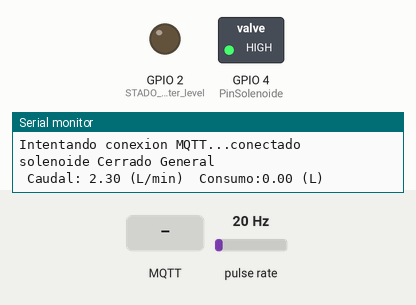
This sketch was run on a simulated ESP32. On the bench: switched loads named in the sketch (green lamp = pin HIGH), output pins drawn as LEDs (lit = HIGH), the last lines printed to the serial monitor. Wiring (inferred from the names in the program): pulse sensor: data GPIO 18. The inputs (shaded band) are chosen by the test bench; at power-on: pulse rate 20 Hz. WiFi joins after 1.5 s; servers stay silent unless stated; random numbers use the default seed unless the sketch sets one; no MQTT or app messages arrive unless stated.

Above: at 3.7 s.
3.8 s: MQTT message "5" arrives on the first subscribed topic
At 4.9 s:
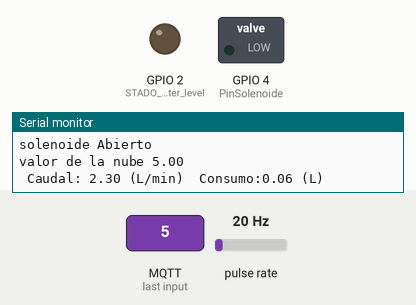
6.0 s: MQTT message "0" arrives on the first subscribed topic
At 8.7 s:
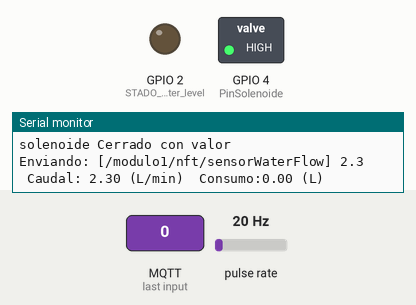
9.0 s: MQTT message "1" arrives on the first subscribed topic
At 11.1 s:
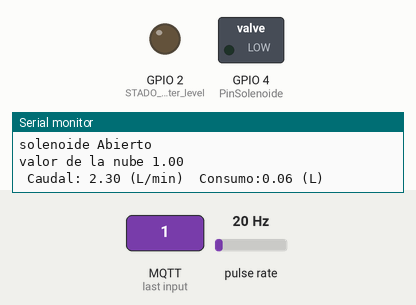
12.0 s: pulse rate (sensor on GPIO 18) set to 149 Hz
15.5 s: pulse rate (sensor on GPIO 18) set to 154 Hz
Timing chart, 0 to 18.5 s (numbered marks = the images above; inputs shaded):
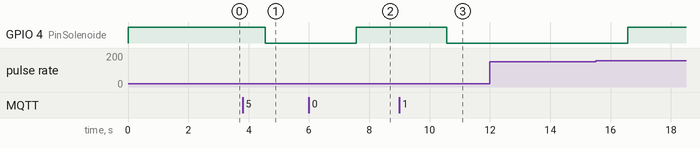

Measured:
- after the input at 3.8 s, GPIO 4 (PinSolenoide): HIGH → LOW after 0.76 s
- after the input at 6.0 s, GPIO 4 (PinSolenoide): LOW → HIGH after 1.6 s
- after the input at 9.0 s, GPIO 4 (PinSolenoide): HIGH → LOW after 1.6 s

The sketch:

modulo3_esp32.ino
```cpp
// MOdulo 3
//envio de cantidad de agua
//distancia de nivel de agua
// pin 2 state led water level

#include <WiFi.h>
#include <PubSubClient.h>

int contconexion = 0;

const char *ssid = "WLAN_LUZ";
const char *password = "Churucutitobb260520$";

char   SERVER[50]   = "192.168.10.14";
int    SERVERPORT   =  1883;

String USERNAME = "modulo1";

const char* usernameMqtt = "yon";
char   PASSWORD[50] = "mujer";  //mqtt mosquito en rpi

char PLACA[50];

//---------Distancia-----------------
const int PinTrig = 27;
const int PinEcho = 26;
const float VelSon = 34000.0; // Constante velocidad sonido en cm/s
float distancia;
//-------------------------------

char valueStr[15];  // flujo de agua
String strtemp = ""; // flujo de agua
String strrotoplas = ""; // Distancia

char ESTADOWATERLEVEL[50];

char CONSUMOAGUA[50];
char FLUJODEAGUA[50];
char SALIDAROTOPLAS[50]; // Distancia


float valorVolumenAgua = -1;
String valorWaterLevel = "OFF"; //Global state
//-----------Inicia Agua---------
int tecla;
int PinSolenoide = 4;  // solenoide  PIN
const int sensorPin = 18;    // sensor  PIN
const int measureInterval = 500; //2500 /1000
volatile int pulseConter;

// YF-S201
const float factorK = 8.7;

float volume = 0;
long t0 = 0;
//-------------------Fin Agua-----------------------
//------------------------------------
WiFiClient espClient;
PubSubClient client(espClient);

//------------------------CALLBACK-----------------------------
void callback(char* topic, byte* payload, unsigned int length) {

  char PAYLOAD[5] = "    ";

  Serial.print("Mensaje Recibido: [");
  Serial.print(topic);
  Serial.print("] ");
  for (int i = 0; i < length; i++) {
    PAYLOAD[i] = (char)payload[i];
  }
  Serial.println(PAYLOAD);

 // recepcion de codigo de nube
  if (String(topic) ==  String(CONSUMOAGUA)) {
      valorVolumenAgua = String(PAYLOAD).toFloat();
  }

  if (String(topic) ==  String(ESTADOWATERLEVEL)) {
    if (payload[1] == 'N'){
        digitalWrite(2, HIGH);      //  - GPIO 19
        valorWaterLevel = "ON"; // N  - F
      Serial.println(valorWaterLevel);
    }
    if (payload[1] == 'F'){
      digitalWrite(2, LOW);       //  - GPIO 19
      valorWaterLevel = "OFF"; // N  - F
      Serial.println(valorWaterLevel);
    }
  }
}

//------------------------RECONNECT-----------------------------
void reconnect() {
  uint8_t retries = 3;
  // Loop hasta que estamos conectados
  while (!client.connected()) {
    Serial.print("Intentando conexion MQTT...");
    // Crea un ID de cliente al azar
    String clientId = "ESP32Client-";
    clientId += String(random(0xffff), HEX);
    // Attempt to connect
    USERNAME.toCharArray(PLACA, 50);

    if (client.connect("", usernameMqtt, PASSWORD)) {

      Serial.println("conectado");

      client.subscribe(CONSUMOAGUA);  // valor analogico ingresado
      client.subscribe(ESTADOWATERLEVEL);

    } else {
      Serial.print("fallo, rc=");
      Serial.print(client.state());
      Serial.println(" intenta nuevamente en 5 segundos");
      // espera 5 segundos antes de reintentar
      delay(5000);
    }
    retries--;
    if (retries == 0) {
      // esperar a que el WDT lo reinicie
      while (1);
    }
  }
}


//-------------------------Inicio agua----------
void ISRCountPulse()
{
   pulseConter++;
}

float GetFrequency()
{
   pulseConter = 0;
   interrupts();
   delay(measureInterval);
   noInterrupts();
   return (float)pulseConter * 1000 / measureInterval;
}

void SumVolume(float dV)
{
   volume += dV / 60 * (millis() - t0) / 1000.0;
   t0 = millis();
}
//-------------------fin agua--------------------
//------------------------SETUP-----------------------------
void setup() {

  pinMode(2, OUTPUT);   //  STADO Nft water level.
  digitalWrite(2, LOW);

  //----------------agua--------------------------
 pinMode(PinSolenoide, OUTPUT);  // pin de rele para solenoide
    digitalWrite(PinSolenoide, HIGH);  // inicializamos el rele para solenoide en low-> cerrado

  //---------------------------------------------------------

  // Inicia Serial
  Serial.begin(115200);
  Serial.println("");

  //-----------------Distancia-----------------------------
 // Ponemos el pin Trig en modo salida
  pinMode(PinTrig, OUTPUT);
  // Ponemos el pin Echo en modo entrada
  pinMode(PinEcho, INPUT);
//------------------------------------------

  // Conexión WIFI
  WiFi.begin(ssid, password);
  while (WiFi.status() != WL_CONNECTED and contconexion <50) { //Cuenta hasta 50 si no se puede conectar lo cancela
    ++contconexion;
    delay(500);
    Serial.print(".");
  }
  if (contconexion <50) {
      //para usar con ip fija
      IPAddress ip(192,168,10,115);
      IPAddress gateway(192,168,10,1);
      IPAddress subnet(255,255,255,0);
      WiFi.config(ip, gateway, subnet);

      Serial.println("");
      Serial.println("WiFi conectado");
      Serial.println(WiFi.localIP());
  }
  else {
      Serial.println("");
      Serial.println("Error de conexion");
  }
  //fin conexion

  client.setServer(SERVER, SERVERPORT);
  client.setCallback(callback);// el que resive el mensaje

//RECIBIENDO
    String consumoAgua = "/" + USERNAME + "/" + "nft" + "/" + "consumoAgua" ;
    consumoAgua.toCharArray(CONSUMOAGUA, 50);
//ENVIANDO
    String flujoDeAgua = "/" + USERNAME + "/" + "nft" + "/" + "sensorWaterFlow" ;
    flujoDeAgua.toCharArray(FLUJODEAGUA, 50);

    String rotoplas = "/" + USERNAME + "/" + "nft" + "/" + "sensorWaterLevelRotoplas" ;
    rotoplas.toCharArray(SALIDAROTOPLAS, 50);

    String estadoWaterLevel = "/" + USERNAME + "/" + "nft" + "/" + "estadoWaterLevel" ;
    estadoWaterLevel.toCharArray(ESTADOWATERLEVEL, 50);

   //-----------Agua--------------------------------------
   attachInterrupt(digitalPinToInterrupt(sensorPin), ISRCountPulse, RISING);
   t0 = millis();

  delay(1000); // DE 200 A 1000 CAMBIADO
}

//--------------------------LOOP--------------------------------
void loop() {

  if (!client.connected()) { // si el cliente no conecta.
    reconnect();
  }
  client.loop();

//-----distancia-----------------------------------------------
 String validandoWL = "ON";

if(valorWaterLevel == validandoWL){

  iniciarTrigger();

  // La función pulseIn obtiene el tiempo que tarda en cambiar entre estados, en este caso a HIGH
  unsigned long tiempo = pulseIn(PinEcho, HIGH);

  // Obtenemos la distancia en cm, hay que convertir el tiempo en segudos ya que está en microsegundos
  // por eso se multiplica por 0.000001
  distancia = tiempo * 0.000001 * VelSon / 2.0;  // 4

  float distanciaVacio = 68.6;
  float distancialleno = distanciaVacio - distancia; // 67 - 4  // poner condiciones para iniciar lectura

  float pi = 3.141592654;

  float v =distancialleno*pi*( pow(23.5 ,2) + pow(20 ,2) + (23.5*20))/3;
  float litro = v/1000;

   strrotoplas = String(litro , 1); //1 decimal
    strrotoplas.toCharArray(valueStr, 15);
    Serial.println("Enviando: [" +  String(SALIDAROTOPLAS) + "] " + strrotoplas);
    client.publish(SALIDAROTOPLAS, valueStr);

  Serial.print(distancialleno);
  Serial.print(" cm ");
  Serial.print(litro , 1);
  Serial.print(" Lt");
  Serial.println();
}

//---------------fin distancia-----------------

 //----------------agua-----------------------------
 // obtener frecuencia en Hz
   float frequency = GetFrequency();

   // calcular caudal L/min
   float flow_Lmin = frequency / factorK;
   SumVolume(flow_Lmin);

     if(valorVolumenAgua >=0){ // 5
            digitalWrite(PinSolenoide, LOW); // era low
            Serial.println("solenoide Abierto");

            Serial.print("valor de la nube ");
            Serial.println(valorVolumenAgua);

            if ( volume >= valorVolumenAgua  ) // 5 valor de agua volumen
            {
                digitalWrite(PinSolenoide, HIGH);
                Serial.println("solenoide Cerrado con valor");

                //-----------water Flow /modulo1/nft/sensorWaterFlow
                strtemp = String(flow_Lmin, 1); //1 decimal
                strtemp.toCharArray(valueStr, 15);
                Serial.println("Enviando: [" +  String(FLUJODEAGUA) + "] " + strtemp);
                client.publish(FLUJODEAGUA, valueStr);

                //----reiniciando------------------------------
                volume = 0;
                valorVolumenAgua = -1;
            }


     }else{
        digitalWrite(PinSolenoide, HIGH);
        Serial.println("solenoide Cerrado General");
        volume = 0;  // se añade por el 0.03
     }

  Serial.print(" Caudal: ");
   Serial.print(flow_Lmin, 2);
   Serial.print(" (L/min)\tConsumo:");
   Serial.print(volume); // definimos ccon cuantos desimaes lo mostramos
   Serial.println(" (L)");

  delay(1000); // 200 / 5 repeticiones dentro de 1 segundo

}

//--------------------------distancia------------
void iniciarTrigger()
{
  // Ponemos el Triiger en estado bajo y esperamos 2 ms
  digitalWrite(PinTrig, LOW);
  delayMicroseconds(2);

  // Ponemos el pin Trigger a estado alto y esperamos 10 ms
  digitalWrite(PinTrig, HIGH);
  delayMicroseconds(10);

  // Comenzamos poniendo el pin Trigger en estado bajo
  digitalWrite(PinTrig, LOW);
}
```
